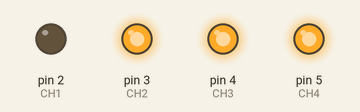
The sketch below on a simulated Arduino Uno, built with avr-gcc and run on an emulated ATmega328P. On the bench: output pins drawn as LEDs (lit = HIGH).

Above: at 0.1 s.
At 1.1 s:
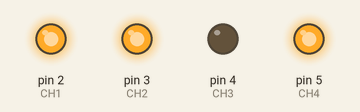
At 18.37 s:
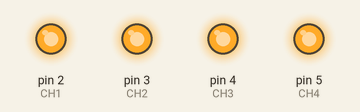
Timing chart, 0 to 20.5 s (numbered marks = the images above):
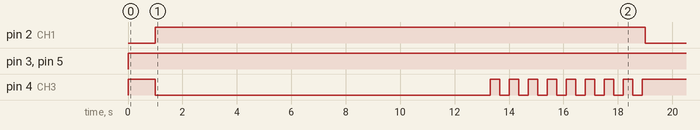

The sketch:

arduino_traffic_signal_sequencer.ino
```cpp
#include <avr/pgmspace.h>

//#define VERBOSE

/*
    2016-03-14 : added potentiometer option for adjusting time (min=programmed time .. max=programmed time * 5

*/


#define MSG(a, b) { Serial.print(a); Serial.print(b); Serial.println(""); }

// pins
#define CH1 2
#define CH2 3
#define CH3 4
#define CH4 5

#define POTENTIOMETER A0
#define PUSH_BUTTON A1

typedef struct {
    uint8_t adjustable;
    uint16_t time_ori; // # of seconds original
    uint32_t time;	 // actual millisecond
    uint16_t channels; // 1111 = all on, 4444 = all flash2, etc
} PHASE;

// <NAME (MAX 10 CHARS);yTTTabcd
// y   = y = speed adjustable
//       n = not speed adjustable
//       Y = speed adjustable, time reduced by push button
//       N = not speed adjustable, time not affected by push button
// TTT = time in seconds
// abcd = Channels 1,2,3,4 respectively.
// '1' = on
// '2' = off
// '3' = flash1
// '4' = flash2
const char prog_rag_uk[] PROGMEM = "RAG UK;y0201221,n0021121,y0202211,n0032121\n";
const char prog_rag_us[] PROGMEM = "RAG US(JP);y0201221,n0021221,y0202211,n0032121\n";
const char prog_ped_uk[] PROGMEM = "PED UK(JP);y0011222,y0122212,y0062222,n0031222,y0201222,n0031222\n";
const char prog_ped_jp[] PROGMEM = "PED UK(JP);y0011222,y0122212,y0062232,n0031222,y0201222,n0031222\n";
//const char prog_ped_us[] PROGMEM = "PED US;y0102212,y0103222,y0201222\n";
const char prog_ped_us[] PROGMEM = "PED US;y0011222,y0122212,y0063222,n0031222,y0201222,n0031222\n";
const char prog_ped_us_potentiometer[] PROGMEM = "PED US(POT);n0011222,n0152212,y0103222,n0141222\n";
const char prog_flash_amber[] PROGMEM = "FLASH Amb;n0052322\n";
const char prog_flash_red[] PROGMEM = "FLASH Red;n0053222\n";
const char prog_flash_all[] PROGMEM = "FLASH 1+2;n0053333\n";
const char prog_ped_uk_puffin[] PROGMEM = "PED UK2(JP);y0011222,y0122212,y0062212,n0031222,y0201222,n0031222\n";
const char prog_raga1_uk[] PROGMEM = "RAGA1 UK;y0101222,y0101221,n0021121,y0202212,n0032122\n";
const char prog_raga2_uk[] PROGMEM = "RAGA2 UK;y0201222,n0021122,y0102212,y0102211,n0032122\n";
const char prog_raga3_uk[] PROGMEM = "RAGA2 UK;y0101222,y0101221,n0021121,y0202212,n0032122,y0201222,n0021122,y0102212,y0102211,n0032122\n";
const char prog_sample_rag[] PROGMEM="TEST;n0011222,n0012212,n0012122\n";

#define HAS_POTENTIOMETER 0
#define HAS_PUSH_BUTTON 0
#define PROG_NUM 3

// high/low-trigger
#define RELAY_ON  LOW
#define RELAY_OFF HIGH

const char* progs[] = {
	prog_rag_uk,    // 0
	prog_rag_us,    // 1
	prog_ped_uk,    // 2
	prog_ped_jp,    // 3
	prog_ped_us,    // 4
	prog_flash_amber,    // 5
	prog_flash_red,       // 6
        prog_ped_us_potentiometer, //7
        prog_flash_all,    //8
        prog_ped_uk_puffin, // 9
        prog_raga1_uk,       //10
        prog_raga2_uk,       //11
        prog_raga3_uk,       //12
        prog_sample_rag      //13
};

/*** global variables ***/
#define PROG_NAME_LEN 20

unsigned char  current_prog_name[PROG_NAME_LEN + 1] = { 0 };
PHASE current_prog[10] = { 0 };
uint8_t current_prog_length = 0;

uint32_t flasher1_next = 0;
uint32_t flasher2_next = 0;
uint8_t flasher1_state = 0;
uint8_t flasher2_state = 0;

#define FLASH1 350
#define FLASH2 180

#if defined(HAS_POTENTIOMETER) && (HAS_POTENTIOMETER)
// 0..1024
int potentiometer_readout = 511;
#endif

uint8_t step = 0;
uint8_t max_step = 0;
uint32_t next_time = 0;

void read_pchar(const char *src, uint8_t len, unsigned char* dst) {
    for (uint8_t i = 0; i < len; ++i) {
        *(dst + i) = (unsigned char)pgm_read_byte(src + i);
    }
}

uint8_t read_pchar_until(const char *src, unsigned char until_what, unsigned char* dst) {
    uint8_t i = 0;
    while (1) {
        unsigned char c = (unsigned char)pgm_read_byte(src + i);
        if (! c || c == until_what) { break; }
        *(dst + i) = c;
        i++;
    }
    return i+1;
}


void read_program(uint8_t prog_number) {
#ifdef VERBOSE
    MSG("Read program: ", prog_number);
#endif
    const char* prog = progs[prog_number];

    // read program name
    memset(current_prog_name, 0, sizeof(current_prog_name));
    uint8_t i = read_pchar_until(prog, ';', current_prog_name);

#ifdef VERBOSE
    MSG("Program name: ", (char*)current_prog_name);
#endif

    uint8_t prog_idx = 0;
    while (1) {
        unsigned char current_step[8] = { 0 };
        read_pchar(prog+i, 8, current_step);
        i += 8;

        // update current_prog
        current_prog[prog_idx].adjustable = current_step[0] == 'y';

        // read time (in sec) 3 bytes, e.g. "010" --> 10 sec
        unsigned char time_in_sec[4] = { 0 };
        strncpy((char*)time_in_sec, (char*)current_step+1, 3);
        current_prog[prog_idx].time_ori = atoi((char*)time_in_sec);
        current_prog[prog_idx].time = current_prog[prog_idx].time_ori * 1000;
#ifdef VERBOSE
        MSG("Time_ori: ", current_prog[prog_idx].time_ori);
#endif

        // read channel state 4 bytes, e.g. "1122" --> 1122 (ch1:on, ch2:on, ch3:off, ch4:off)
        char channels[5] = { 0 };
        strncpy((char*)channels, (char*)current_step+1+3, 4);
        current_prog[prog_idx].channels = atoi((char*)channels);
#ifdef VERBOSE
        MSG("Channels: ", current_prog[prog_idx].channels);
#endif
        unsigned char end_marker = 0;
        read_pchar(prog+i, 1, &end_marker); ++i;
#ifdef VERBOSE
        MSG("End marker: ", end_marker);
#endif

        if (! end_marker || end_marker == '\n') { break; }

        prog_idx++;
    }

    max_step = prog_idx;
#ifdef VERBOSE
    MSG("Done ! Max step is : ", max_step);
#endif
}

uint8_t get_nth_digit(uint8_t nth_digit, uint16_t in) {
   return (int)floor(in / pow(10, nth_digit)) % 10;
}

uint8_t get_channel_on_off_state(uint8_t channel_idx) {
    uint8_t numerical_state = get_nth_digit(
            3 - channel_idx , current_prog[step].channels);

    switch (numerical_state) {
        case 1:
            // ON
            return RELAY_ON;
        case 3:
            // FLASHER 1
            return flasher1_state ? RELAY_ON : RELAY_OFF;
        case 4:
            // FLASHER 2
            return flasher2_state ? RELAY_ON : RELAY_OFF;
        case 2:
        default:
            // OFF
            return RELAY_OFF;
    }
}

void setup() {
        Serial.begin(9600);

  	uint32_t now = millis();
  	flasher1_next = now + FLASH1;
  	flasher2_next = now + FLASH2;

        pinMode(CH1, OUTPUT);
        pinMode(CH2, OUTPUT);
        pinMode(CH3, OUTPUT);
        pinMode(CH4, OUTPUT);

        read_program(PROG_NUM);

        step = 0;
 	next_time = 0;
}

uint32_t get_time_delta(int step_num) {
  uint32_t out;
#if defined(HAS_POTENTIOMETER) && (HAS_POTENTIOMETER > 0)
    // todo: adjust time
    out = current_prog[step_num].time *
      (
      current_prog[step_num].adjustable
      ? (4 + (potentiometer_readout * (-3)/1023))
      : 1
      );
    #ifdef VERBOSE
      Serial.print("Readout="); Serial.println(potentiometer_readout);
      Serial.print("Modified time (ms)="); Serial.println(out);
      Serial.print("Original time (ms)="); Serial.println(current_prog[step_num].time);
    #endif
#else
    out = current_prog[step_num].time;
#endif
  return out;
}

void loop() {
  uint32_t now = millis();
  uint32_t delta;
  uint8_t flashers_updated = 0;
  uint8_t step_updated = 0;

#if defined(HAS_POTENTIOMETER) && HAS_POTENTIOMETER
  potentiometer_readout = analogRead(POTENTIOMETER);
  // Serial.print("Read: "); Serial.println(potentiometer_readout);
#endif

  // update flashers
  if (now >= flasher1_next) {
    flasher1_state = flasher1_state ? 0 : 1;
    flasher1_next = now + FLASH1;
    flashers_updated = 1;
  }
  if (now >= flasher2_next) {
    flasher2_state = flasher2_state ? 0 : 1;
    flasher2_next = now + FLASH2;
    flashers_updated = 1;
  }

  // update prog step
  if (! next_time) {
    step = 0;
    next_time = now + get_time_delta(step);
    step_updated = 1;
#ifdef VERBOSE
    MSG("[loop] Going to step 0; next time: ", next_time);
#endif
  }
  else if (now >= next_time) {
    step = ++step > max_step ? 0 : step;
    next_time = now + get_time_delta(step);

    step_updated = 1;
#ifdef VERBOSE
    MSG("[loop] Step : ", step);
    MSG("[loop] Next time: ", next_time);
#endif
  }

  // repaint if needed
  if (flashers_updated || step_updated) {
        digitalWrite(CH1, get_channel_on_off_state(0));
        digitalWrite(CH2, get_channel_on_off_state(1));
        digitalWrite(CH3, get_channel_on_off_state(2));
        digitalWrite(CH4, get_channel_on_off_state(3));
  }


}
```

Measured:
- by itself, pin 2 (CH1): LOW → HIGH at 1.0 s, → LOW 18.0 s later
- by itself, pin 3 (CH2), pin 5 (CH4): LOW → HIGH at 0.00 s
- by itself, pin 4 (CH3): goes HIGH 1.0 s, LOW 12.3 s, 8 × (HIGH 0.35 s, LOW 0.35 s), then HIGH
